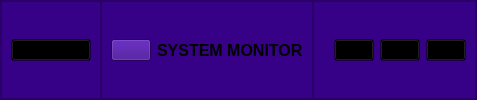
     <widget class="QFrame" name="header_frame">
      <property name="styleSheet">
       <string notr="true">background-color: rgb(54, 0, 135);
border-size:2px;
border-bottom-color: rgb(198, 206, 255);
cursor:pointer</string>
      </property>
      <property name="frameShape">
       <enum>QFrame::StyledPanel</enum>
      </property>
      <property name="frameShadow">
       <enum>QFrame::Raised</enum>
      </property>
      <layout class="QHBoxLayout" name="horizontalLayout">
       <property name="spacing">
        <number>0</number>
       </property>
       <property name="leftMargin">
        <number>0</number>
       </property>
       <property name="topMargin">
        <number>0</number>
       </property>
       <property name="rightMargin">
        <number>0</number>
       </property>
       <property name="bottomMargin">
        <number>0</number>
       </property>
       <item alignment="Qt::AlignLeft">
        <widget class="QFrame" name="header_left_frame">
         <property name="font">
          <font>
           <pointsize>12</pointsize>
          </font>
         </property>
         <property name="frameShape">
          <enum>QFrame::StyledPanel</enum>
         </property>
         <property name="frameShadow">
          <enum>QFrame::Raised</enum>
         </property>
         <layout class="QHBoxLayout" name="horizontalLayout_7">
          <item>
           <widget class="QPushButton" name="pushButton_4">
            <property name="font">
             <font/>
            </property>
            <property name="styleSheet">
             <string notr="true">background-color:transparent</string>
            </property>
            <property name="text">
             <string>MENU</string>
            </property>
            <property name="icon">
             <iconset>
              <normaloff>icons/list.png</normaloff>icons/list.png</iconset>
            </property>
            <property name="iconSize">
             <size>
              <width>32</width>
              <height>32</height>
             </size>
            </property>
           </widget>
          </item>
         </layout>
        </widget>
       </item>
       <item alignment="Qt::AlignLeft">
        <widget class="QFrame" name="header_center_frame">
         <property name="frameShape">
          <enum>QFrame::StyledPanel</enum>
         </property>
         <property name="frameShadow">
          <enum>QFrame::Raised</enum>
         </property>
         <layout class="QHBoxLayout" name="horizontalLayout_6">
          <item>
           <widget class="QPushButton" name="pushButton_10">
            <property name="text">
             <string/>
            </property>
            <property name="icon">
             <iconset>
              <normaloff>icons/5924081491582545602-128.png</normaloff>icons/5924081491582545602-128.png</iconset>
            </property>
            <property name="iconSize">
             <size>
              <width>32</width>
              <height>32</height>
             </size>
            </property>
           </widget>
          </item>
          <item>
           <widget class="QLabel" name="label_3">
            <property name="font">
             <font>
              <pointsize>12</pointsize>
              <weight>75</weight>
              <bold>true</bold>
             </font>
            </property>
            <property name="text">
             <string>SYSTEM MONITOR</string>
            </property>
           </widget>
          </item>
         </layout>
        </widget>
       </item>
       <item alignment="Qt::AlignRight">
        <widget class="QFrame" name="header_right_frame">
         <property name="frameShape">
          <enum>QFrame::StyledPanel</enum>
         </property>
         <property name="frameShadow">
          <enum>QFrame::Raised</enum>
         </property>
         <layout class="QHBoxLayout" name="horizontalLayout_2">
          <property name="leftMargin">
           <number>20</number>
          </property>
          <item>
           <widget class="QPushButton" name="pushButton_2">
            <property name="styleSheet">
             <string notr="true">background-color:transparent</string>
            </property>
            <property name="text">
             <string/>
            </property>
            <property name="icon">
             <iconset>
              <normaloff>icons/squares.png</normaloff>icons/squares.png</iconset>
            </property>
           </widget>
          </item>
          <item>
           <widget class="QPushButton" name="pushButton">
            <property name="styleSheet">
             <string notr="true">background-color:transparent</string>
            </property>
            <property name="text">
             <string/>
            </property>
            <property name="icon">
             <iconset>
              <normaloff>icons/minus.png</normaloff>icons/minus.png</iconset>
            </property>
           </widget>
          </item>
          <item>
           <widget class="QPushButton" name="pushButton_3">
            <property name="styleSheet">
             <string notr="true">background-color:transparent
</string>
            </property>
            <property name="text">
             <string/>
            </property>
            <property name="icon">
             <iconset>
              <normaloff>icons/close.png</normaloff>icons/close.png</iconset>
            </property>
           </widget>
          </item>
         </layout>
        </widget>
       </item>
      </layout>
     </widget>
